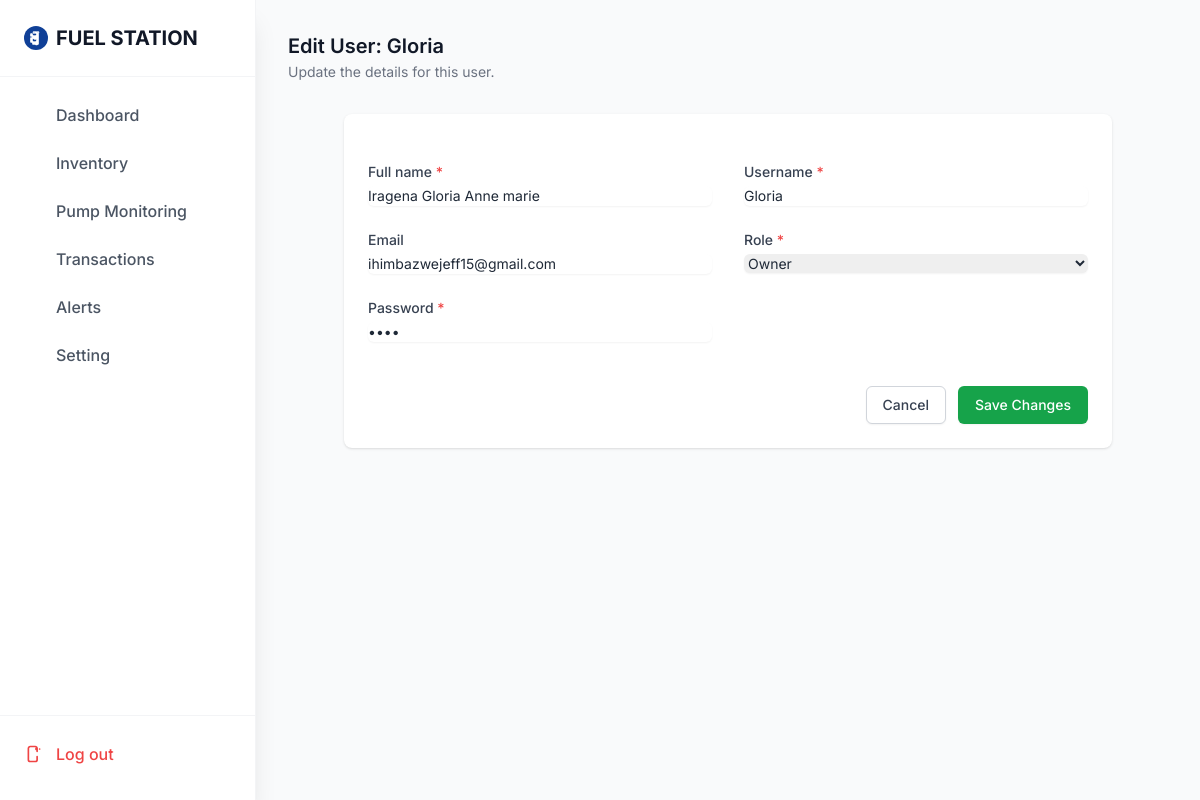
/users/1/update/ (signed in), run on the app's committed database.
### service/models.py (models this page shows, shortened)
class User(models.Model):
    user_id = models.AutoField(primary_key=True)
    username = models.CharField(max_length=50, unique=True)
    full_name = models.CharField(max_length=100)
    password=models.CharField(max_length=12)
    email = models.EmailField(blank=True, null=True,unique=True)
    ROLE_CHOICES = [
        ('admin', 'Admin'),
        ('owner', 'Owner'),
        ('manager', 'Manager'),
    ]
    role = models.CharField(max_length=20, choices=ROLE_CHOICES)
    created_at = models.DateTimeField(auto_now_add=True)
    last_login = models.DateTimeField(blank=True, null=True)

### service/views.py (the view, shortened to what this page needs)
# urls.py: path('users/<int:user_id>/update/', views.UserUpdateView.as_view(), name='user_update'),
class UserUpdateView(UpdateView):
    model = User
    template_name = "users/form.html"
    fields = ["username", "full_name", "email", "password", "role"]
    success_url = reverse_lazy('user_list')
    pk_url_kwarg = 'user_id'

### templates/users/form.html (shortened to what this page needs)
{% extends "base.html" %}
{% load static %}
{% block page_title %}
    {% if form.instance.pk %}Edit User: {{ form.instance.username }}{% else %}Create New User{% endif %}
{% endblock %}
{% block page_description %}
    {% if form.instance.pk %}Update the details for this user.{% else %}Fill out the form to register a new system user.{% endif %}
{% endblock %}
{% block content %}
<div class="max-w-3xl mx-auto">
    <div class="bg-white shadow overflow-hidden sm:rounded-lg p-6">
        <form method="post" class="space-y-6">
            <div class="grid grid-cols-1 gap-y-6 sm:grid-cols-2 sm:gap-x-8">
                {% include "partials/form_field.html" with field=form.full_name type='text' %}
                {% include "partials/form_field.html" with field=form.username type='text' %}
                {% include "partials/form_field.html" with field=form.email type='email' %}
                {% if form.role %}
                    {% include "partials/form_field.html" with field=form.role type='select' %}
                {% endif %}
                {% if not form.instance.pk %}
                    {% include "partials/form_field.html" with field=form.password type='password' help_text='Password is required for new users.' %}
                {% else %}
                    {% include "partials/form_field.html" with field=form.password type='password' help_text='Leave blank if you do not want to change the password.' %}
                {% endif %}
            </div>
            <div class="pt-5 flex justify-end space-x-3">
                <a href="{% url 'user_list' %}" class="bg-white py-2 px-4 border border-gray-300 rounded-md shadow-sm text-sm font-medium text-gray-700 hover:bg-gray-50 focus:outline-none focus:ring-2 focus:ring-offset-2 focus:ring-brand-blue">
                    Cancel
                </a>
                <button type="submit" class="inline-flex justify-center py-2 px-4 border border-transparent shadow-sm text-sm font-medium rounded-md text-white bg-green-600 hover:bg-green-700 focus:outline-none focus:ring-2 focus:ring-offset-2 focus:ring-green-500">
                    {% if form.instance.pk %}Save Changes{% else %}Create User{% endif %}
                </button>
            </div>
        </form>
    </div>
</div>
{% endblock %}

### templates/partials/form_field.html (shortened to what this page needs)
{% load widget_tweaks %}
<div class="sm:col-span-1">
    <label for="{{ field.id_for_label }}" class="block text-sm font-medium text-gray-700">
        {{ field.label }}{% if field.field.required %} <span class="text-red-500">*</span>{% endif %}
    </label>
    <div class="mt-1">
        {% if field.field.widget|field_type == 'select' %}
            {% render_field field class="shadow-sm focus:ring-brand-blue focus:border-brand-blue block w-full sm:text-sm border-gray-300 rounded-md" %}
        {% else %}
            {% render_field field class="shadow-sm focus:ring-brand-blue focus:border-brand-blue block w-full sm:text-sm border-gray-300 rounded-md" type=type %}
        {% endif %}
    </div>
</div>

### data on the page
User: instance.username "Gloria", full_name "Iragena Gloria Anne marie", username "Gloria", email "ihimbazwejeff15@gmail.com", role "Owner"

### other printed values
{{ field.label }} "Full name Username Email Role Password"
